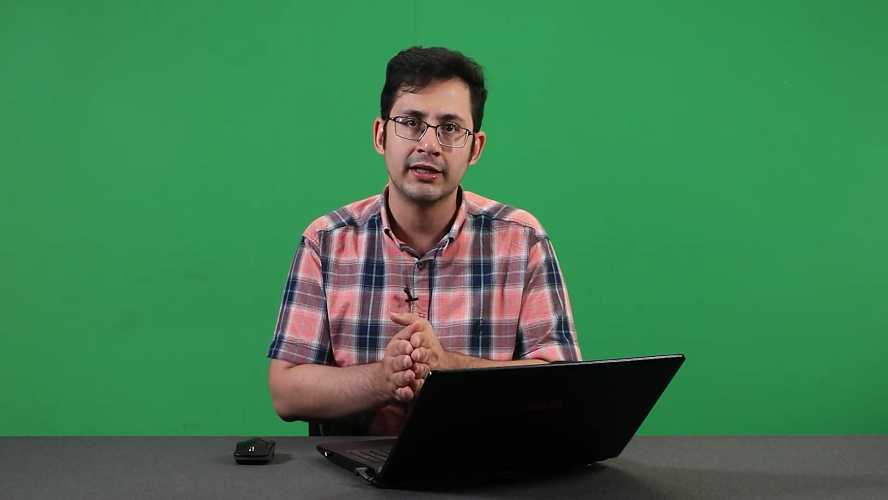
#> input picture 04-Image Enhancement & Filtering on Images/images/green-sccreen.png, 888 x 500 px
$ jupyter execute 04-Green-Screen-Removal.ipynb
#> lines starting #> are read from the running program, lines starting #| are printed output that depends on the picture; after the words box and inside, x2 and y2 are one past the last pixel; in counts of white or black regions, pixels touching at a corner belong together; long printed decimals are rounded
## 1- Importing Libraries

[cell 1]
import cv2
import numpy as np
import matplotlib.pyplot as plt

## 2- Check Green Color

[cell 2]
input_image = cv2.imread("images/green-sccreen.png")
#> input_image is the input picture: shape (500, 888, 3); mean B, G, R 78.9, 122.5, 61.3
croped_region = input_image[:200,:200,:]
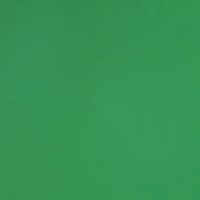
#> croped_region: shape (200, 200, 3); mean B, G, R 85.9, 147.2, 53.4
plt.imshow(croped_region[...,::-1])

hsv = cv2.cvtColor(croped_region, cv2.COLOR_BGR2HSV)
#> hsv: shape (200, 200, 3); mean H, S, V 70.5, 162.5, 147.2
print("HSV: ", np.mean(hsv, axis=(0,1)))
#| HSV:  [ 70.458 162.527 147.248   ]

## 3- Replace Background (image)

[cell 3]
input_image = cv2.imread("images/green-sccreen.png")
bg_image = cv2.imread("images/balloon.png")
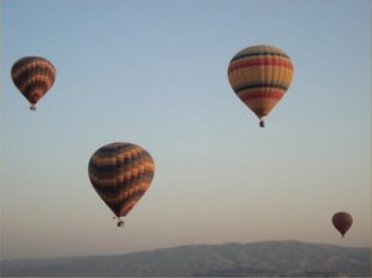
#> input picture 04-Image Enhancement & Filtering on Images/images/balloon.png, 372 x 278 px
#> bg_image is the input picture: shape (278, 372, 3); mean B, G, R 157, 154.6, 149.1
hsv = cv2.cvtColor(input_image, cv2.COLOR_BGR2HSV)
#> hsv: shape (500, 888, 3); mean H, S, V 70.2, 135, 128

h, w, _ =input_image.shape
#> h = 500; w = 888
bg_image = cv2.resize(bg_image,(w, h))
#> bg_image: shape (500, 888, 3)
l_green = np.array([60, 50, 50])
u_green = np.array([80, 255, 255])

mask = cv2.inRange(hsv, l_green, u_green)
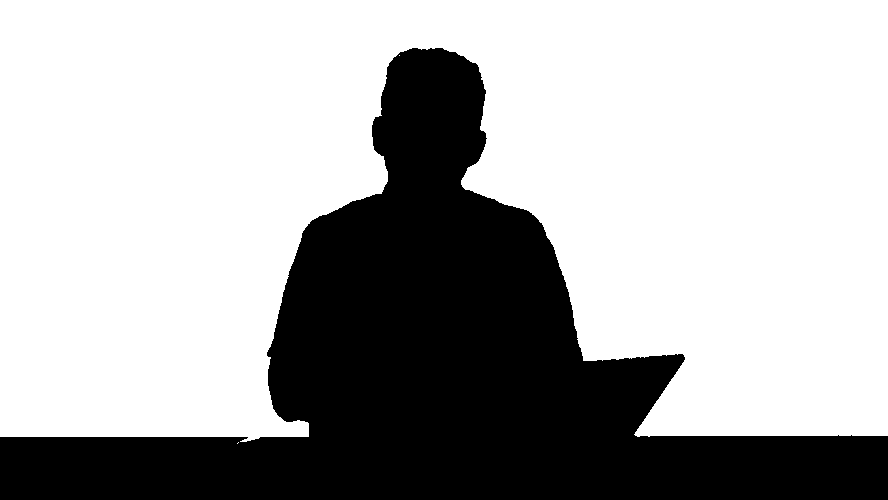
#> mask: shape (500, 888); 67.9% white; 1 black region, box (x1, y1, x2, y2) and area: (0, 48, 888, 500) 142723
mask_not_green = cv2.bitwise_not(mask)

new_bg = cv2.bitwise_and(bg_image, bg_image, mask=mask)
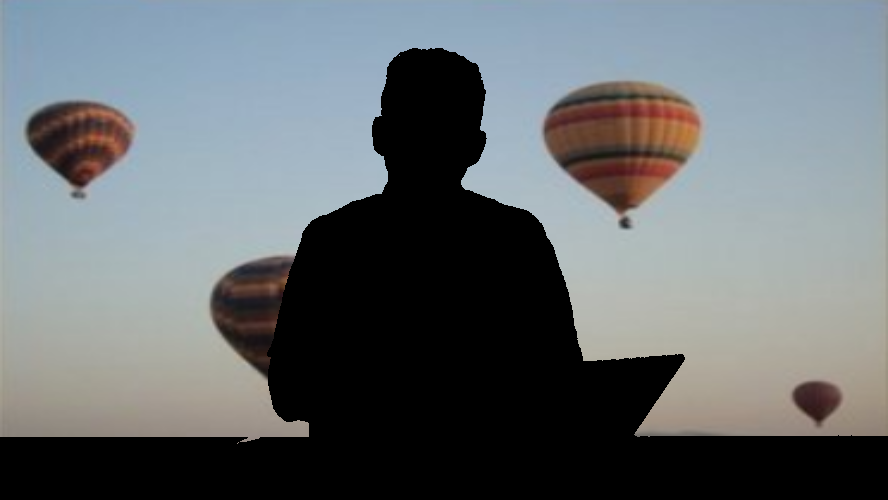
#> new_bg: shape (500, 888, 3); mean B, G, R 112.6, 109.5, 103.8
removed_bg = cv2.bitwise_and(input_image, input_image, mask=mask_not_green)
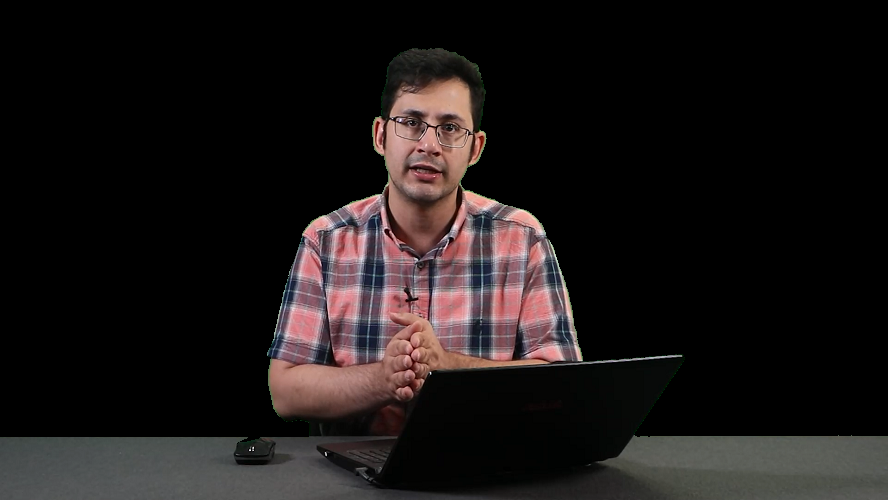
#> removed_bg: shape (500, 888, 3); mean B, G, R 22.6, 22.9, 27.7

final = cv2.add(removed_bg, new_bg)


plt.figure(figsize=[12,7])

plt.subplot(231);plt.imshow(input_image[...,::-1]);plt.title("Original")
plt.subplot(232);plt.imshow(mask, cmap='gray');plt.title("Green Mask")
plt.subplot(233);plt.imshow(mask_not_green, cmap='gray');plt.title("Not Green Mask")

#second row
plt.subplot(234);plt.imshow(removed_bg[...,::-1]);plt.title("Removed bg")
plt.subplot(235);plt.imshow(new_bg[...,::-1]);plt.title("Background Without Object")
plt.subplot(236);plt.imshow(final[...,::-1]);plt.title("Final Result")
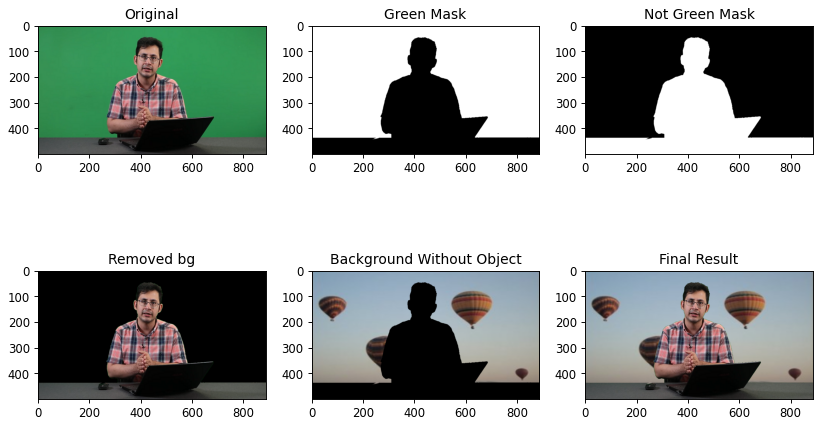
#> figure drawn by matplotlib, 6 panels

## 4- Replace Background (video)

[cell 4]
cap = cv2.VideoCapture('./videos/akhavan-green-bg.mp4')
bg_image = cv2.imread("images/balloon.png")

# Get the height and width of the frame (required to be an interger)
w = int(cap.get(cv2.CAP_PROP_FRAME_WIDTH))
h = int(cap.get(cv2.CAP_PROP_FRAME_HEIGHT))
#resize to frame size
bg_image = cv2.resize(bg_image,(w, h))
#> bg_image: shape (480, 640, 3)

while True:
    ret, frame = cap.read()
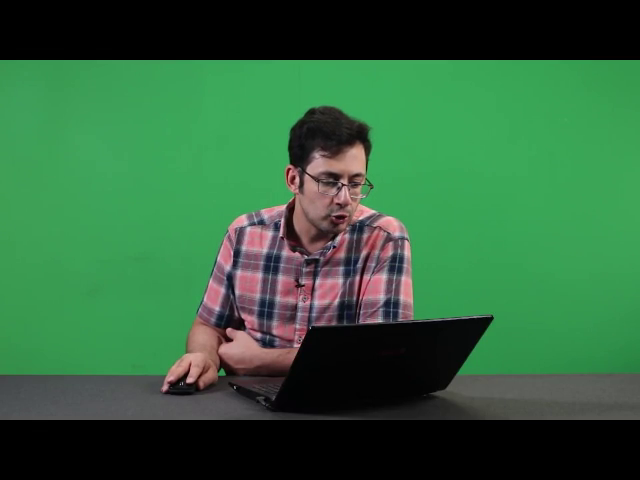
#> input picture frame 26 of 04-Image Enhancement & Filtering on Images/videos/akhavan-green-bg.mp4, 640 x 480 px
#> frame is the input picture: shape (480, 640, 3); mean B, G, R 60.4, 98.2, 48.8
    if not ret:
        break
    background = bg_image.copy()
    hsv = cv2.cvtColor(frame, cv2.COLOR_BGR2HSV)
#> hsv: shape (480, 640, 3); mean H, S, V 54.5, 97.9, 102.2

    l_green = np.array([60, 50, 50])
    u_green = np.array([80, 255, 255])

    mask = cv2.inRange(hsv, l_green, u_green)
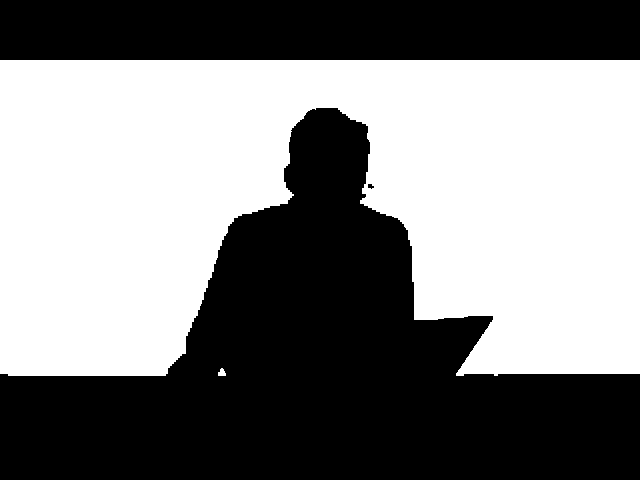
#> mask: shape (480, 640); 51% white; 3 black regions, box (x1, y1, x2, y2) and area: (0, 108, 640, 480) 112071, (0, 0, 640, 60) 38400, (368, 184, 374, 189) 21
    mask_not_green = cv2.bitwise_not(mask)
    removed_bg = cv2.bitwise_and(frame, frame, mask=mask_not_green)
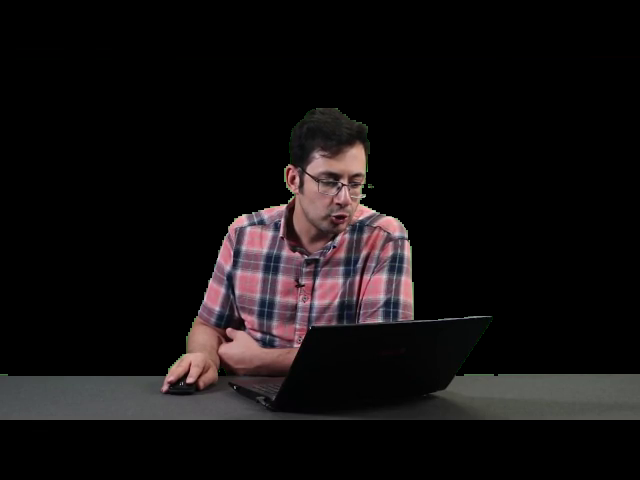
#> removed_bg: shape (480, 640, 3); mean B, G, R 16.7, 16.1, 19.6
    background = cv2.bitwise_and(background, background, mask=mask)

    final = cv2.add(removed_bg, background)
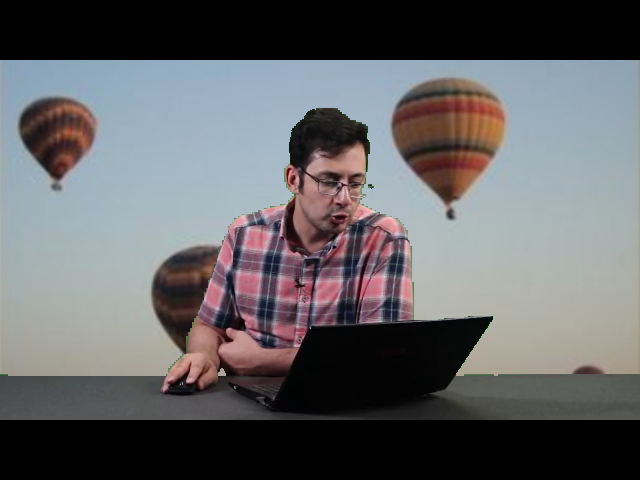
#> final: shape (480, 640, 3); mean B, G, R 101.3, 99.2, 99
    cv2.imshow("result", final)
    cv2.waitKey(25)


cap.release()
cv2.destroyAllWindows()
